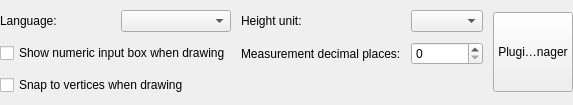
        <widget class="QWidget" name="mSettingsTab">
         <attribute name="title">
          <string>&amp;Settings</string>
         </attribute>
         <layout class="QHBoxLayout" name="horizontalLayout">
          <property name="spacing">
           <number>10</number>
          </property>
          <property name="leftMargin">
           <number>0</number>
          </property>
          <property name="topMargin">
           <number>10</number>
          </property>
          <property name="rightMargin">
           <number>0</number>
          </property>
          <property name="bottomMargin">
           <number>10</number>
          </property>
          <item>
           <layout class="QGridLayout" name="gridLayout_7">
            <item row="0" column="5">
             <widget class="QLabel" name="mLabelHeightUnit">
              <property name="text">
               <string>Height unit:</string>
              </property>
             </widget>
            </item>
            <item row="0" column="1">
             <widget class="QComboBox" name="mLanguageCombo"/>
            </item>
            <item row="0" column="0">
             <widget class="QLabel" name="mLanguageLabel">
              <property name="text">
               <string>Language:</string>
              </property>
             </widget>
            </item>
            <item row="1" column="5">
             <widget class="QLabel" name="mLabelDecimalPlaces">
              <property name="text">
               <string>Measurement decimal places:</string>
              </property>
             </widget>
            </item>
            <item row="0" column="7">
             <widget class="QComboBox" name="mHeightUnitCombo"/>
            </item>
            <item row="1" column="7">
             <widget class="QSpinBox" name="mSpinBoxDecimalPlaces">
              <property name="maximum">
               <number>4</number>
              </property>
             </widget>
            </item>
            <item row="1" column="0" colspan="2">
             <widget class="QCheckBox" name="mNumericInputCheckbox">
              <property name="text">
               <string>Show numeric input box when drawing</string>
              </property>
             </widget>
            </item>
            <item row="2" column="0" colspan="2">
             <widget class="QCheckBox" name="mSnappingCheckbox">
              <property name="text">
               <string>Snap to vertices when drawing</string>
              </property>
             </widget>
            </item>
           </layout>
          </item>
          <item>
           <widget class="KadasRibbonButton" name="mPluginManagerButton">
            <property name="sizePolicy">
             <sizepolicy hsizetype="MinimumExpanding" vsizetype="Fixed">
              <horstretch>0</horstretch>
              <verstretch>0</verstretch>
             </sizepolicy>
            </property>
            <property name="minimumSize">
             <size>
              <width>0</width>
              <height>80</height>
             </size>
            </property>
            <property name="maximumSize">
             <size>
              <width>80</width>
              <height>80</height>
             </size>
            </property>
            <property name="text">
             <string>Plugin Manager</string>
            </property>
            <property name="checkable">
             <bool>true</bool>
            </property>
           </widget>
          </item>
          <item>
           <spacer name="horizontalSpacer_4">
            <property name="orientation">
             <enum>Qt::Horizontal</enum>
            </property>
            <property name="sizeType">
             <enum>QSizePolicy::MinimumExpanding</enum>
            </property>
            <property name="sizeHint" stdset="0">
             <size>
              <width>0</width>
              <height>20</height>
             </size>
            </property>
           </spacer>
          </item>
         </layout>
        </widget>
